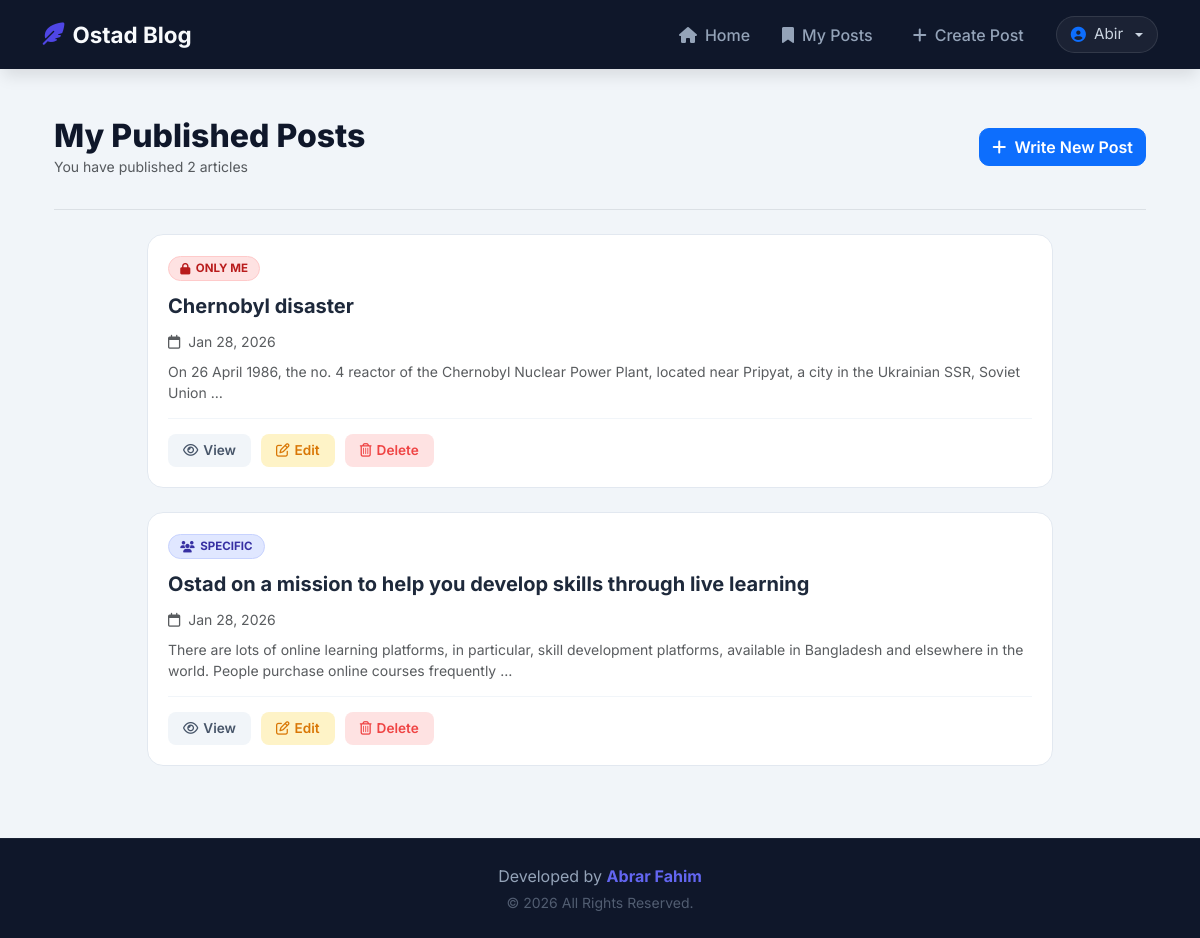
Before: /my-posts/ (signed in) with the older database file.
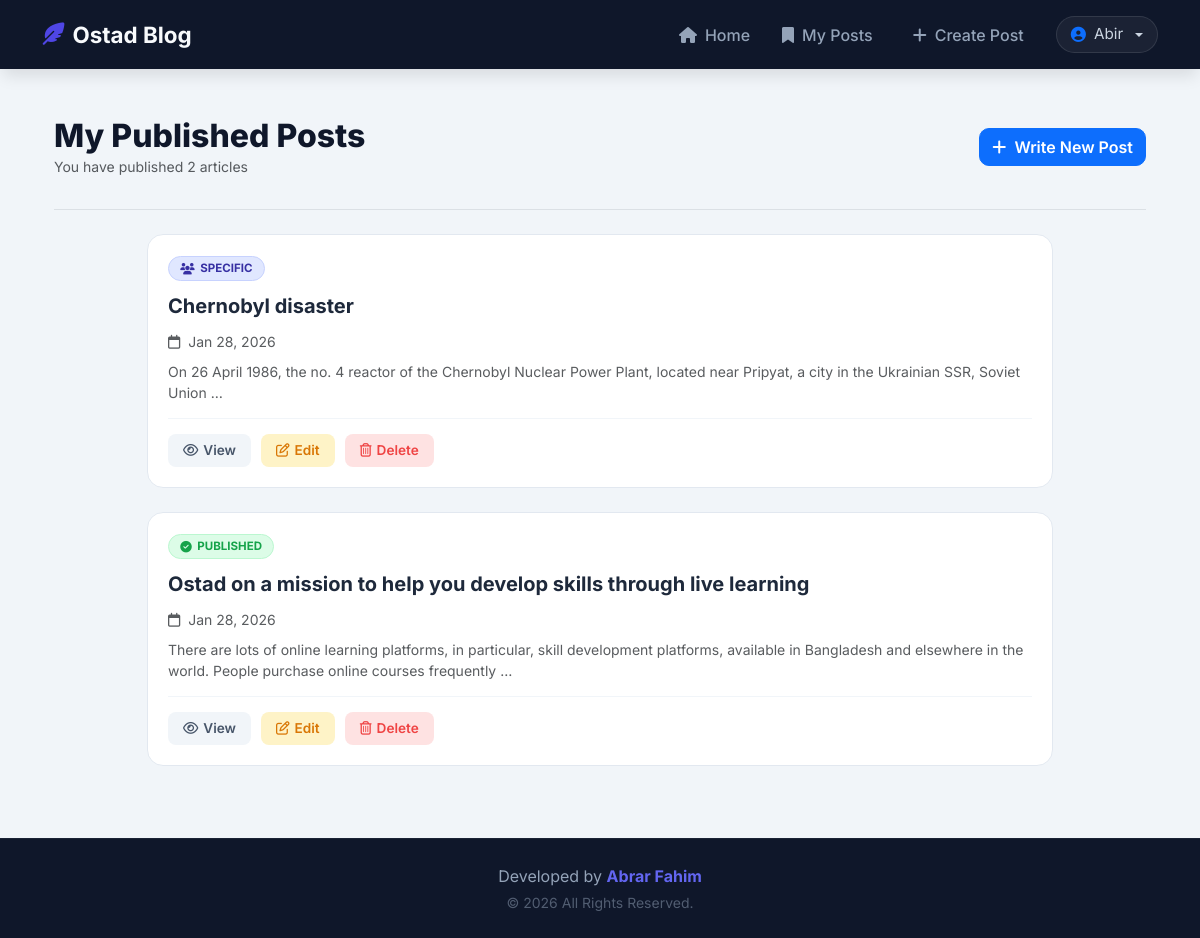
After: the same page with the newer database file.
### posts/models.py (models this page shows, shortened)
class Post(models.Model):
    VISIBILITY_CHOICES = [
        ('private', 'Only Me'),
        ('specific', 'Specific Users'),
        ('public', 'Everyone'),
    ]
    title = models.CharField(max_length=200)
    content = models.TextField()
    author = models.ForeignKey(User, on_delete=models.CASCADE)
    created_at = models.DateTimeField(auto_now_add=True)
    updated_at = models.DateTimeField(auto_now=True)
    visibility = models.CharField(max_length=20, choices=VISIBILITY_CHOICES, default='public')
    allowed_users = models.ManyToManyField(User, related_name='shared_posts', blank=True)

### posts/views.py (the view)
# urls.py: path('my-posts/', views.MyPostsView.as_view(), name='my_posts'),
class MyPostsView(LoginRequiredMixin, ListView):
    model = Post
    template_name = 'posts/my_posts.html'
    context_object_name = 'posts'
    ordering = ['-created_at']
    def get_queryset(self):
        return Post.objects.filter(author=self.request.user)

### templates/posts/my_posts.html (shortened to what this page needs)
{% extends 'base.html' %}
{% block content %}
<link rel="stylesheet" href="https://cdnjs.cloudflare.com/ajax/libs/animate.css/4.1.1/animate.min.css"/>
<div class="container animate__animated animate__fadeIn">
    <div class="dashboard-header">
        <div>
            <h2 class="dashboard-title">My Published Posts</h2>
            <p class="text-muted small mb-0">You have published {{ posts|length }} articles</p>
        </div>
        <a href="{% url 'post_create' %}" class="btn btn-primary" style="border-radius: 10px; font-weight: 600;">
            <i class="fa-solid fa-plus me-1"></i> Write New Post
        </a>
    </div>
    <hr class="mb-4" style="opacity: 0.1;">
    <div class="row">
        <div class="col-lg-10 mx-auto">
            {% if posts %}
                {% for post in posts %}
                    <div class="manage-post-card animate__animated animate__fadeInUp" style="animation-delay: {{ forloop.counter0|add:1 }}00ms;">
                        <div class="d-flex justify-content-between align-items-start">
                            <div>
                                {% if post.visibility == 'public' %}
                                    <span class="post-status published"><i class="fa-solid fa-circle-check"></i> Published</span>
                                {% elif post.visibility == 'specific' %}
                                    <span class="post-status specific"><i class="fa-solid fa-users"></i> Specific</span>
                                {% else %}
                                    <span class="post-status private"><i class="fa-solid fa-lock"></i> Only Me</span>
                                {% endif %}
                                <a href="{% url 'post_detail' post.pk %}" class="manage-post-title d-block">
                                    {{ post.title }}
                                </a>
                                <span class="text-muted small">
                                    <i class="fa-regular fa-calendar me-1"></i> {{ post.created_at|date:"M d, Y" }}
                                </span>
                            </div>
                        </div>
                        <p class="text-muted small mt-2 mb-0">
                            {{ post.content|truncatewords:25 }}
                        </p>
                        <div class="action-group">
                            <a href="{% url 'post_detail' post.pk %}" class="btn-action btn-view">
                                <i class="fa-regular fa-eye"></i> View
                            </a>
                            <a href="{% url 'post_edit' post.pk %}" class="btn-action btn-edit">
                                <i class="fa-regular fa-pen-to-square"></i> Edit
                            </a>
                            <button type="button" class="btn-action btn-delete delete-btn" data-id="{{ post.pk }}">
                            <i class="fa-regular fa-trash-can"></i> Delete
                            </button>
                        </div>
                    </div>
                {% endfor %}
            {% endif %}
        </div>
    </div>
</div>
{% endblock %}

### templates/base.html (shortened to what this page needs)
<!doctype html>
<html lang="en">
  <head>
    <link href="https://cdn.jsdelivr.net/npm/bootstrap@5.3.0/dist/css/bootstrap.min.css" rel="stylesheet" />
    <link rel="stylesheet" href="https://cdnjs.cloudflare.com/ajax/libs/font-awesome/6.4.0/css/all.min.css" />
  </head>
  <body>
    <div class="content-wrapper">
      <nav class="navbar navbar-expand-lg navbar-dark sticky-top">
        <div class="container">
          <a class="navbar-brand" href="{% url 'home' %}">
            <i class="fa-solid fa-feather-pointed me-2"></i>Ostad Blog
          </a>
          <div class="collapse navbar-collapse" id="navbarNav">
            <ul class="navbar-nav ms-auto align-items-center">
              <li class="nav-item">
                <a class="nav-link" href="{% url 'home' %}"><i class="fa-solid fa-house"></i> Home</a>
              </li>
              {% if user.is_authenticated %}
                <li class="nav-item">
                  <a class="nav-link" href="{% url 'my_posts' %}"><i class="fa-solid fa-bookmark"></i> My Posts</a>
                </li>
                <li class="nav-item">
                  <a class="nav-link btn-create ms-lg-2" href="{% url 'post_create' %}"><i class="fa-solid fa-plus"></i> Create Post</a>
                </li>
                <li class="nav-item ms-lg-3">
                  <div class="dropdown">
                    <span class="user-info d-flex align-items-center gap-2 dropdown-toggle" data-bs-toggle="dropdown" aria-expanded="false">
                      <i class="fa-solid fa-circle-user text-primary"></i> {{ user.username }}
                    </span>
                  </div>
                </li>
              {% endif %}
            </ul>
          </div>
        </div>
      </nav>
      <main class="container py-5">
        {% block content %} {% endblock %}
      </main>
    </div>
    <footer class="simple-footer">
      <div class="container">
        <div class="mb-1">
          Developed by
          <a href="http://www.abrarfahim.xyz" target="_blank" class="my-portfolio-link">Abrar Fahim</a>
        </div>
        <div class="small opacity-50">
          &copy; <span id="year"></span> All Rights Reserved.
        </div>
      </div>
    </footer>
  </body>
</html>

### templates/base.html (style rules this page uses)
:root { --primary-color: #4f46e5; --primary-hover: #4338ca; --dark-bg: #0f172a; --text-light: #f8fafc; --danger-color: #ef4444; }
html, body { height: 100%; margin: 0; }
body { display: flex; flex-direction: column; min-height: 100vh; font-family: "Inter", "Noto Sans Bengali", system-ui, -apple-system, BlinkMacSystemFont, "Segoe UI", Roboto, sans-serif; background-color: #f1f5f9; color: #1e293b; }
.content-wrapper { flex: 1 0 auto; display: flex; flex-direction: column; }
main.container { flex: 1; }
.navbar { background-color: var(--dark-bg) !important; padding: 0.8rem 0; box-shadow: 0 10px 15px -3px rgba(0, 0, 0, 0.1); }
.navbar-brand { font-weight: 700; font-size: 1.4rem; color: var(--text-light) !important; display: flex; align-items: center; }
.navbar-brand i { color: var(--primary-color); }
.nav-link { color: #94a3b8 !important; font-weight: 500; padding: 0.5rem 1rem !important; transition: 0.3s; display: flex; align-items: center; gap: 8px; }
.user-info { color: #cbd5e1; font-size: 0.95rem; background: rgba(255, 255, 255, 0.05); padding: 6px 14px; border-radius: 50px; border: 1px solid rgba(255, 255, 255, 0.1); cursor: pointer; transition: all 0.3s ease; position: relative; }
.simple-footer { flex-shrink: 0; background: var(--dark-bg); padding: 25px 0; border-top: 1px solid rgba(255, 255, 255, 0.05); text-align: center; color: #94a3b8; }
.my-portfolio-link { color: #6366f1; text-decoration: none; font-weight: 700; transition: 0.3s; border-bottom: 2px solid transparent; }

### templates/posts/my_posts.html (style rules this page uses)
.dashboard-header { margin-bottom: 2rem; display: flex; justify-content: space-between; align-items: center; flex-wrap: wrap; gap: 15px; }
.dashboard-title { font-weight: 800; color: #0f172a; margin: 0; }
.manage-post-card { background: white; border: 1px solid #e2e8f0; border-radius: 1rem; padding: 1.25rem; transition: 0.3s; margin-bottom: 1.5rem; display: flex; flex-direction: column; }
.post-status { display: inline-flex; align-items: center; gap: 0.35rem; font-size: 0.72rem; font-weight: 700; text-transform: uppercase; padding: 0.2rem 0.7rem; border-radius: 999px; margin-bottom: 10px; }
.post-status.published { background: #dcfce7; color: #16a34a; border: 1px solid #bbf7d0; }
.post-status.specific { background: #e0e7ff; color: #3730a3; border: 1px solid #c7d2fe; }
.manage-post-title { font-size: 1.25rem; font-weight: 700; color: #1e293b; margin-bottom: 8px; text-decoration: none; }
.action-group { display: flex; gap: 10px; margin-top: 15px; padding-top: 15px; border-top: 1px solid #f1f5f9; }
.btn-action { padding: 6px 15px; border-radius: 8px; font-size: 0.85rem; font-weight: 600; text-decoration: none; display: flex; align-items: center; gap: 5px; transition: 0.3s; }
.btn-view { background: #f1f5f9; color: #475569; }
.btn-edit { background: #fef3c7; color: #d97706; }
.btn-delete { background: #fee2e2; color: #ef4444; border: none; }

Changed rows visible on the page:
changed Post "Chernobyl disaster": visibility "ONLY ME" → "SPECIFIC"
changed Post "Ostad on a mission to help you develop skills through live learning": visibility "SPECIFIC" → "PUBLISHED"
